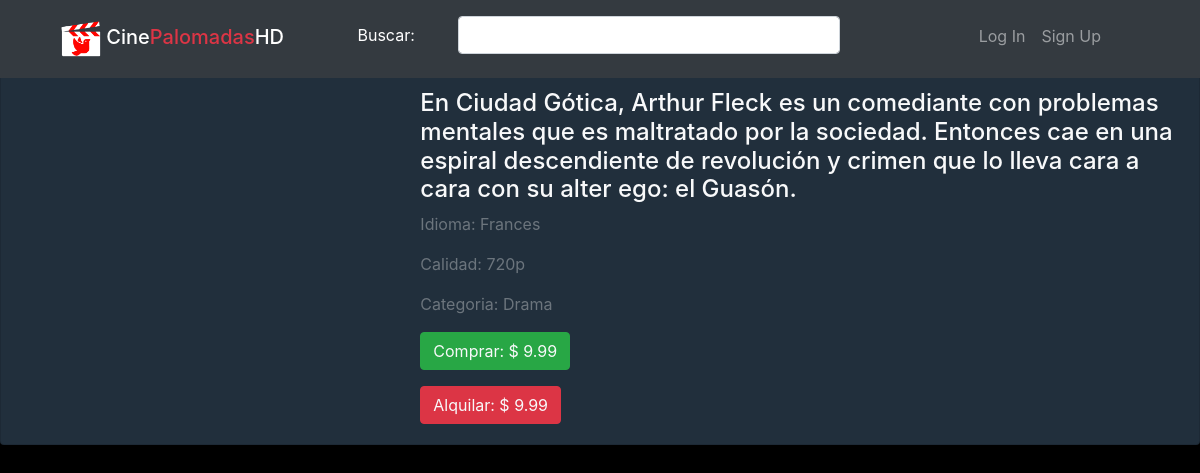
The page /Pelicula/movie&id=7 on the database as committed earlier.
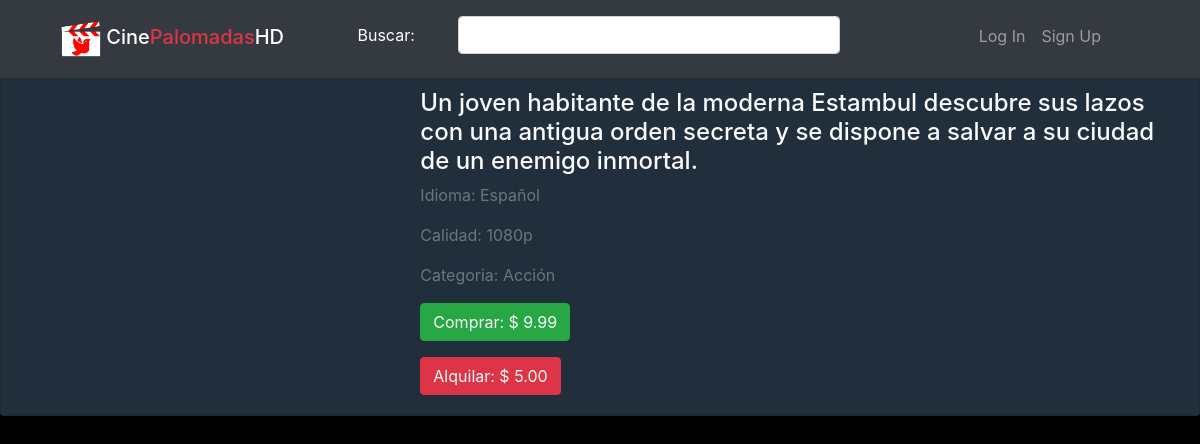
The same page on the database as committed later.
### tables this page shows
CREATE TABLE `peliculas` (
  `idPelicula` int(11) NOT NULL,
  `nombre` varchar(100) NOT NULL,
  `descripcion` text NOT NULL,
  `idCategoria` int(11) NOT NULL,
  `idioma` varchar(25) NOT NULL,
  `idCalidad` int(11) NOT NULL,
  `precioCompra` decimal(3,2) NOT NULL,
  `precioAlquiler` decimal(3,2) NOT NULL,
  `stock` int(11) NOT NULL,
  `imagen` text NOT NULL,
  `disponibilidad` tinyint(1) NOT NULL
);

CREATE TABLE `calidad` (
  `idCalidad` int(11) NOT NULL,
  `calidad` varchar(10) NOT NULL
);

CREATE TABLE `categoria` (
  `idCategoria` int(11) NOT NULL,
  `nombreCategoria` varchar(100) NOT NULL
);

### controllers/PeliculaController.php (called while the page is built, shortened)
<?php
class PeliculaController
{
    public function movie()
    {
        require_once "models/Pelicula.php";
        $movies = new Pelicula();
        $movies->set_Id_Pelicula($_GET["id"]);
        $movie = $movies->Search();
        require_once "views/movie.php";
    }
}

### database/Conexion.php (called while the page is built, shortened)
<?php
class Conexion
{
    public function __construct()
    {
        try {
            $this->conn = new PDO("mysql:host=".DB_HOST.";dbname=".DB_NAME."", DB_USER, DB_PASSWORD);
            $this->conn->setAttribute(PDO::ATTR_ERRMODE, PDO::ERRMODE_EXCEPTION);
            $this->conn->exec("SET CHARACTER SET ".DB_CHARSET);
            return $this->conn;
        } catch (Exception $e) {
            print "!Error¡: " . $e->getMessage() . "</br>";
            die();
        }
    }
}

### models/Pelicula.php (called while the page is built, shortened)
<?php
require_once 'database/Conexion.php';
class Pelicula extends Conexion
{
    private $idPelicula;
    public function set_Id_Pelicula($idPelicula)
    {
        $this->idPelicula = $idPelicula;
    }
    public function get_Id_Pelicula()
    {
        return $this->idPelicula;
    }
    public function Search()
    {
        $sql = "SELECT * FROM ((peliculas INNER JOIN calidad ON peliculas.idCalidad = calidad.idCalidad) INNER JOIN categoria ON peliculas.idCategoria = categoria.idCategoria) WHERE idPelicula = ?";
        $stmt = $this->conn->prepare($sql);
        $result = $stmt->execute(array($this->get_Id_Pelicula()));
        $result = $stmt->fetch(PDO::FETCH_ASSOC);
        return $result;
    }
    public function verifyCompra($idPelicula, $idUsuario)
    {
        try {
            $sql = "SELECT * FROM compras WHERE idPelicula = ? AND idUsuario = ?";
        $stmt = $this->conn->prepare($sql);
        if ($stmt->execute(array($idPelicula, $idUsuario))) {
            $result = $stmt->fetch(PDO::FETCH_ASSOC);
            if ($result) {
                return true;
            } else {
                return false;
            }
        } else {
            echo $this->conn->error." ".$this->conn->errno;
        }
        } catch(Exception $ex) {
            echo $ex->getMessage();
            echo $this->conn->error." ".$this->conn->errno;
        }
    }
    public function verifyAlquiler($idPelicula, $idUsuario)
    {
        $sql = "SELECT * FROM alquileres WHERE idPelicula = ? AND idUsuario = ?";
        $stmt = $this->conn->prepare($sql);
        if ($stmt->execute(array($idPelicula, $idUsuario))) {
            $result = $stmt->fetch(PDO::FETCH_ASSOC);
            if ($result) {
                return true;
            } else {
                return false;
            }
        }
    }
}

### views/movie.php (the view, shortened to what this page needs)
<main>
    <div class="card mb-3 text-light" style="background-color: #212F3C;">
    <div class="row no-gutters">
        <div class="col-md-4">
        </div>
        <div class="col-md-8">
        <div class="card-body">
            <h5 class="card-title"><h1 class="text-light"><?= $movie["nombre"] ?></h1></h5>
            <h4 class="card-text"><?= $movie["descripcion"] ?></h4>
            <p class="text-muted">Idioma: <?= $movie["idioma"] ?></p>
            <p class="text-muted">Calidad: <?= $movie["calidad"] ?></p>
            <p class="text-muted">Categoria: <?= $movie["nombreCategoria"] ?></p>
            <div class="row col-12 mt-2" data-idpelicula="<?php echo $movie["idPelicula"]; ?>" data-idusuario="<?php echo $_SESSION['id']; ?>" data-nombre="<?php echo $movie["nombre"]; ?>">
                <?php
                    $peliculaAux = new Pelicula();
                ?>
                <div class="row col-12">
                    <?php if(!$peliculaAux->verifyCompra($movie["idPelicula"], $_SESSION["id"])) { ?>
                        <a class="btn btn-success btn-comprar" data-precio="<?php echo $movie['precioCompra'];?>">Comprar: $ <?= $movie["precioCompra"]; ?></a>
                    <?php } else { ?>
                        <p class="text-success">Ya compro esta pelicula</p>
                    <?php } ?>
                </div>
                <div class="row col-12 mt-3">
                    <?php if(!$peliculaAux->verifyAlquiler($movie["idPelicula"], $_SESSION["id"])) { ?>
                        <a class="btn btn-danger btn-alquilar" data-precio="<?php echo $movie['precioAlquiler'];?>">Alquilar: $ <?= $movie["precioAlquiler"]; ?></a>
                    <?php } else { ?>
                        <p class="text-success">Ya alquilo esta pelicula</p>
                    <?php } ?>
                </div>
            </div>
        </div>
        </div>
    </div>
    </div>
</main>

Rows that differ between the two databases and show on the page:
changed peliculas: descripcion "En Ciudad Gótica, Arthur Fleck es un comediante con problemas mentales que es maltratado por la sociedad. Entonces cae en una espiral descendiente de revolución y crimen que lo lleva cara a cara con su alter ego: el Guasón." → "Un joven habitante de la moderna Estambul descubre sus lazos con una antigua orden secreta y se dispone a salvar a su ciudad de un enemigo inmortal."; idioma "Frances" → "Español"; idCalidad.calidad "720p" → "1080p"; idCategoria.nombreCategoria "Drama" → "Acción"; precioAlquiler "9.99" → "5.00"
